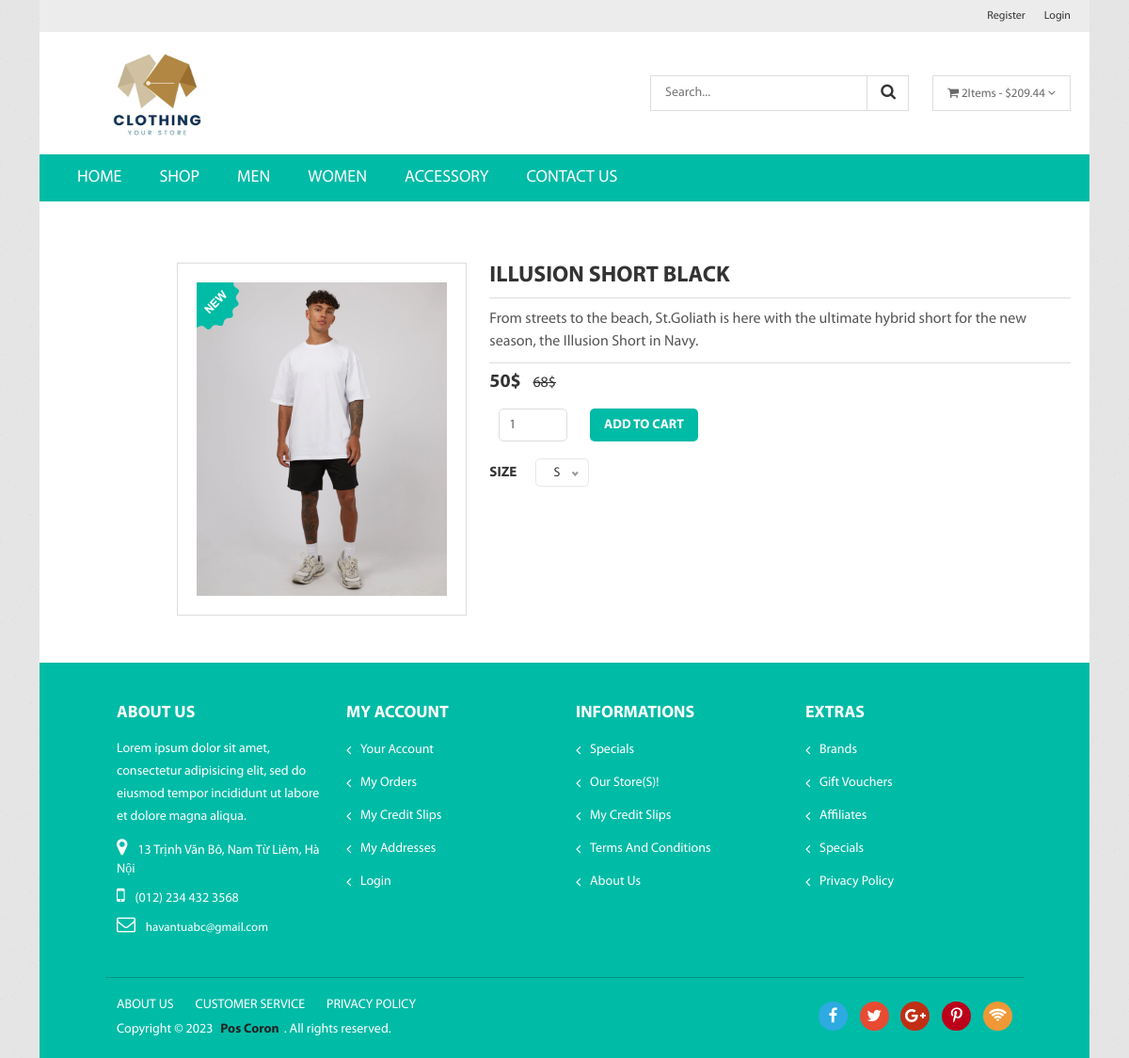
/?act=detail-product&id_product=27, run on the app's committed database.
### tables this page shows
CREATE TABLE `category` (
  `id` int(11) NOT NULL,
  `name` varchar(100) DEFAULT NULL
);

CREATE TABLE `product` (
  `id` int(11) NOT NULL,
  `category_id` int(11) DEFAULT NULL,
  `title` varchar(350) DEFAULT NULL,
  `price` int(11) DEFAULT NULL,
  `discount` int(11) DEFAULT NULL,
  `thumbnail` varchar(500) DEFAULT NULL,
  `description` longtext DEFAULT NULL,
  `created_at` datetime DEFAULT NULL,
  `updated_at` datetime DEFAULT NULL
);

### index.php (called while the page is built, shortened)
<?php
require_once './commons/function.php';
require_once './controllers/HomeController.php';
require_once './models/Product.php';
$act = $_GET['act'] ?? '/';
match ($act) {
    '/' => (new HomeController())->home(),
    'homepage' => (new HomeController())->homepage(),
    'productpage' => (new HomeController())->productpage(),
    'my-account' => (new HomeController())->myAccount(),
    'login' => (new HomeController())->login(),
    'check-login' => (new HomeController())->postlogin(),
    'logout' => (new HomeController())->Logout(),
    'register' => (new HomeController())->Register(),
    'check-register' => (new HomeController())->postRegister(),
    'detail-product' => (new HomeController())->detailProduct(),
    'add-cart' => (new HomeController())->addCart(),
    'cart' => (new HomeController())->Cart(),
    'checkout' => (new HomeController())->checkout(),
    'payment-processing' => (new HomeController())->postCheckout(),
    'category' => (new HomeController())->listProductByCategory(),
};

### commons/function.php (called while the page is built, shortened)
<?php
function connectDB()
{
    $host = DB_HOST;
    $port = DB_PORT;
    $dbname = DB_NAME;
    try {
        $conn = new PDO("mysql:host=$host;port=$port;dbname=$dbname", DB_USERNAME, DB_PASSWORD);
        $conn->setAttribute(PDO::ATTR_ERRMODE, PDO::ERRMODE_EXCEPTION);
        $conn->setAttribute(PDO::ATTR_DEFAULT_FETCH_MODE, PDO::FETCH_ASSOC);
        return $conn;
    } catch (PDOException $e) {
        echo ("Connection failed: " . $e->getMessage());
    }
}

### admin/model/AdminCategory.php (called while the page is built, shortened)
<?php
class AdminCategory
{
    public $conn;
    public function __construct()
    {
        $this->conn = connectDB();
    }
    public function getAllCategory()
    {
        try {
            $sql = 'SELECT id, name FROM category';
            $stmt = $this->conn->prepare($sql);
            $stmt->execute();
            return $stmt->fetchAll();
        } catch (Exception $e) {
            echo "Lỗi: " . $e->getMessage();
            return [];
        }
    }
}

### models/Product.php (called while the page is built, shortened)
<?php
class Product
{
    public $conn;
    public function __construct()
    {
        $this->conn = connectDB();
    }
    public function getDetailProduct($id)
    {
        try {
            $sql = 'SELECT * FROM product WHERE id = :id';
            $stmt = $this->conn->prepare($sql);
            $stmt->execute([
                ':id' => $id
            ]);
            return $stmt->fetch();
        } catch (\Exception $e) {
            echo "Lỗi" . $e->getMessage();
        }
    }
}

### views/LayoutClient/menu.php (the view)
<?php
require_once './admin/model/AdminCategory.php';
?>
<div class="header_bottom">
    <div class="row">
        <div class="col-12">
            <div class="main_menu_inner">
                <div class="main_menu d-none d-lg-block">
                    <nav>
                        <ul>
                            <li><a href="<?= BASE_URL . '?act=homepage' ?>">Home</a>
                            </li>
                            <li><a href="<?= BASE_URL . '?act=productpage' ?>">shop</a>
                            </li>
                            <?php
                            $modelCategory = new AdminCategory();
                            $categories = $modelCategory->getAllCategory();
                            foreach ($categories as $category): ?>
                                <li><a href="<?= BASE_URL . '?act=category&id=' . $category['id'] ?>"><?= $category['name'] ?></a></li>
                            <?php endforeach; ?>
                            <li><a href="contact.html">contact us</a></li>
                        </ul>
                    </nav>
                </div>
            </div>
        </div>
    </div>
</div>
</div>

### views/LayoutClient/singleProduct.php (shortened to what this page needs)
<?php include 'views/LayoutClient/header.php' ?>
<?php include 'views/LayoutClient/menu.php' ?>
<div class="product_details">
    <div class="row">
        <div class="col-lg-5 col-md-6">
            <div class="product_tab fix">
                <div class="tab-content produc_tab_c">
                    <div class="tab-pane fade show active" id="p_tab1" role="tabpanel">
                        <div class="modal_img">
                            <a href="#"><img src="<?= BASE_URL . $product['thumbnail'] ?>" alt=""></a>
                            <div class="img_icone">
                                <img src="assets/img/cart/span-new.png" alt="">
                            </div>
                        </div>
                    </div>
                </div>
            </div>
        </div>
        <div class="col-lg-7 col-md-6">
            <div class="product_d_right">
                <h1><?= $product['title'] ?></h1>
                <div class="product_desc">
                    <p><?= $product['description'] ?></p>
                    <div class="content_price mb-15">
                        <span><?= $product['discount'] ?>$</span>
                        <span class="old-price"><?= $product['price'] ?>$</span>
                    </div>
                    <div class="box_quantity mb-20">
                        <form action="<?= BASE_URL . '?act=add-cart' ?>" method="post">
                            <input min="0" max="100" value="1" type="number" name="quantity">
                            <button type="submit">add to cart</button>
                        </form>
                    </div>
                    <div class="product_d_size mb-20">
                        <label for="group_1">size</label>
                    </div>
                </div>
            </div>
        </div>
    </div>
</div>
<?php include 'views/LayoutClient/footer.php' ?>

### assets/css/bundle.css (style rules this page uses)
body { font-family: 'Myriad Pro'; line-height: 24px; font-weight: 400; font-style: normal; color: #333333; font-size: 13px; }
img { max-width: 100%; -webkit-transition: all 0.3s ease-out 0s; transition: all 0.3s ease-out 0s; }
a { text-decoration: none; }
a, .btn { -webkit-transition: all 0.3s ease-out 0s; transition: all 0.3s ease-out 0s; }
a, button, input { outline: medium none; color: #686868; }
h1, h2, h3, h4, h5, h6 { font-weight: normal; color: #444444; margin-top: 0px; font-style: normal; font-weight: 700; }
h1 { font-size: 46px; font-weight: 500; }
ul { margin: 0px; padding: 0px; }
li { list-style: none }
p { font-size: 14px; font-weight: normal; line-height: 24px; margin-bottom: 10px; }
label { font-size: 15px; font-weight: 400; color: #626262; }
.fix { overflow: hidden }
a.button-border span, a.button-border-white span, input, select, textarea { -webkit-transition: all 0.5s ease-out 0s; transition: all 0.5s ease-out 0s; }
input { background: #eceff8; border: 1px solid #eee; height: 45px; -webkit-box-shadow: none; box-shadow: none; padding-left: 10px; font-size: 14px; color: #626262; width: 100%; }
.mb-15 { margin-bottom: 15px }
.mb-20 { margin-bottom: 20px }

### assets/css/style.css (style rules this page uses)
.header_bottom { background: #00BBA6; height: 50px; position: relative; }
.header_bottom::before { position: absolute; content: ""; width: 20px; height: 64px; background: url(../img/ship/nav-left-teal.png) no-repeat scroll center center; left: -16px; top: -1px; }
.header_bottom::after { position: absolute; content: ""; width: 20px; height: 64px; background: url(../img/ship/nav-right-teal.png) no-repeat scroll center center; right: -16px; top: -1px; }
.main_menu nav > ul { display: -webkit-box; display: -ms-flexbox; display: flex; }
.main_menu_inner { padding: 0 20px; }
.main_menu ul li { position: relative; }
.main_menu nav > ul > li > a { line-height: 50px; display: block; padding: 0 20px; text-decoration: none; text-transform: uppercase; display: block; line-height: 50px; font-size: 18px; color: #fff; font-weight: 400; }
.img_icone { position: absolute; top: 0; left: 0; }
.content_price span { font-weight: bold; font-size: 20px; color: #333; margin-right: 10px; line-height: 17px; }
.content_price { margin-bottom: 10px; }
.content_price span:last-child { margin-right: 0; }
.content_price span.old-price { font-weight: 400; font-size: 16px; text-decoration: line-through; }
.tab-content.produc_tab_c { padding: 20px; border: 1px solid #ddd; width: 71%; float: right; }
.modal_img { position: relative; -webkit-transition: .3s; transition: .3s; }
.modal_img img { width: 100%; }
.product_details { padding: 65px 20px 50px; }
.product_d_right h1 { font-size: 24px; text-transform: uppercase; font-weight: 700; color: #333; }
.product_desc p { font-size: 16px; color: #555; padding: 10px 0; line-height: 24px; border-top: 1px solid #ddd; border-bottom: 1px solid #ddd; }
.product_desc { margin-bottom: 18px; }
.product_d_right .content_price { margin-bottom: 14px; }
.product_d_right .box_quantity { margin-bottom: 18px; }
.box_quantity input { width: 73px; padding: 0 10px; height: 35px; border: 1px solid #ddd; background: none; margin-left: 10px; border-radius: 5px; }
.box_quantity { display: -webkit-box; display: -ms-flexbox; display: flex; }
.box_quantity button { background: #00bba6; font-size: 14px; font-weight: 900; color: #fff; text-transform: uppercase; border: none; height: 35px; -webkit-transition: .3s; transition: .3s; cursor: pointer; line-height: 35px; padding: 0 15px; border-radius: 5px; margin-left: 21px; }
.product_d_size,.product_stock { display: -webkit-box; display: -ms-flexbox; display: flex; }
.product_d_size label { color: #333; font-weight: 700; text-transform: uppercase; margin-bottom: 0; line-height: 32px; }
.product_d_right .product_d_size,.product_d_right .sidebar_widget.color,.product_d_right .product_stock { margin-bottom: 17px; }

### assets/css/responsive.css (style rules this page uses)
@media (min-width: 1200px) and (max-width: 1250px) { .header_bottom::before,.header_bottom::after { display: none; } }

### data on the page
category: name "MEN"
category: name "WOMEN"
category: name "ACCESSORY"
product: thumbnail (picture), title "ILLUSION SHORT BLACK", description "From streets to the beach, St.Goliath is here with the ultimate hybrid short for the new season, the Illusion Short in Navy.", discount "50", price "68"
